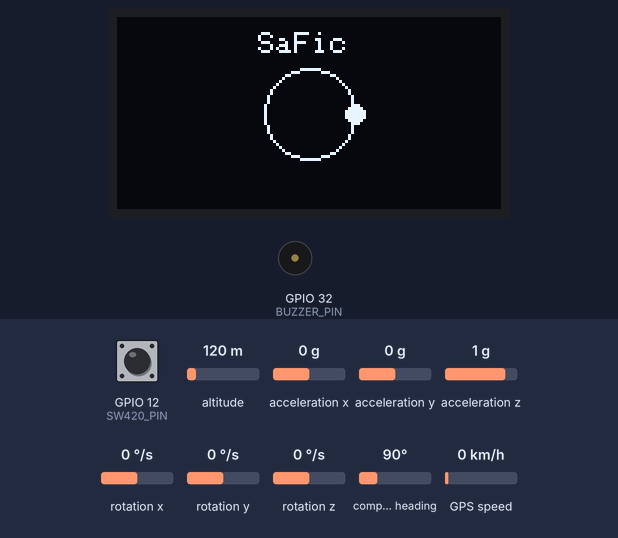
Bench run of a sketch on a simulated ESP32. Shown: 128×64 one-colour display, buzzer (waves = sounding, pin HIGH). The inputs (shaded band) are chosen by the test bench; at power-on: GPIO 12 (SW420_PIN) HIGH, altitude 120 m, acceleration x 0 g, acceleration y 0 g, acceleration z 1 g, rotation x 0 °/s, rotation y 0 °/s, rotation z 0 °/s, compass heading 90°, GPS speed 0 km/h. WiFi joins after 1.5 s; servers stay silent unless stated; uploads are accepted with an empty reply; the GPS gets a fix after 3 s at 37.7749, -122.4194 with 8 satellites; what the sketch prints to the serial monitor is not drawn.

Above: at 0.7 s.
At 3.6 s:
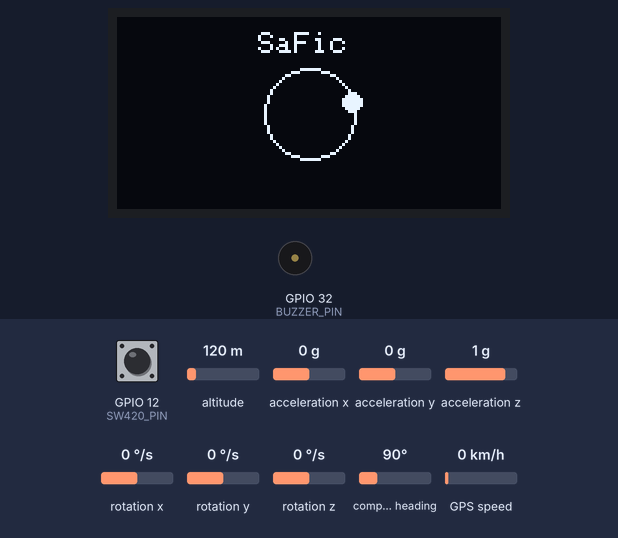
At 5.2 s:
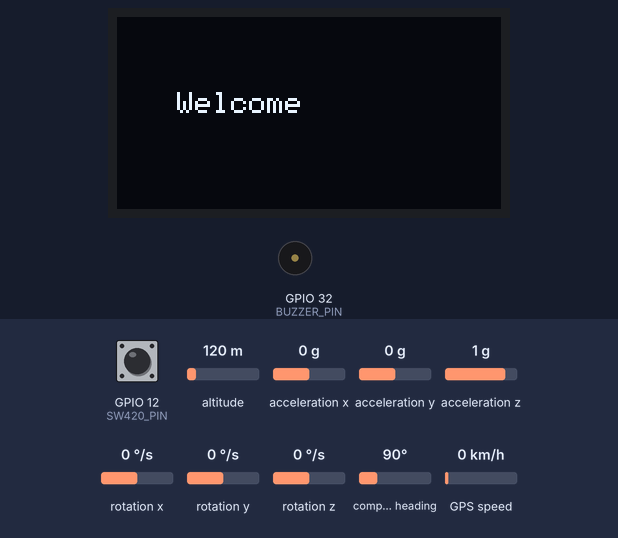
At 16.6 s:
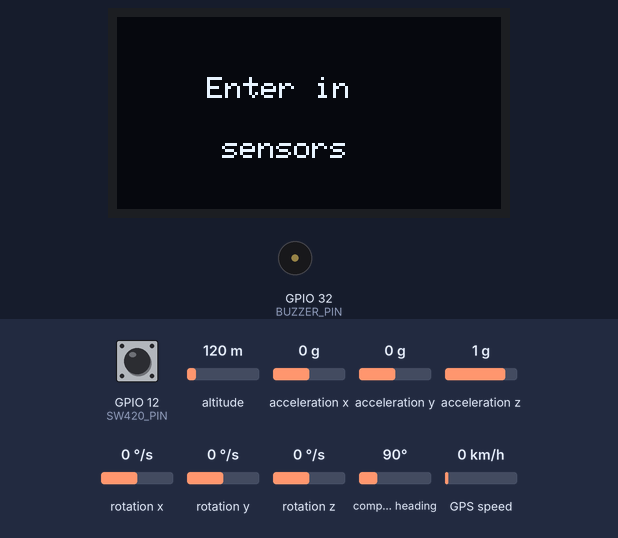
Timing chart, 0 to 18.1 s (numbered marks = the images above):
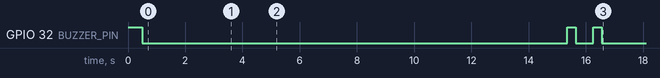

The sketch:

Accident_alarm.ino
```cpp
#include <Wire.h>
#include <Adafruit_GFX.h>
#include <Adafruit_SSD1306.h>
#include <WiFi.h>
#include <HTTPClient.h>
#include <MPU6050_tockn.h>
#include <TinyGPS++.h>

#define SCREEN_WIDTH 128
#define SCREEN_HEIGHT 64
#define OLED_RESET    -1

#define SW420_PIN 12   // Vibration sensor pin
#define BUZZER_PIN 32  // Buzzer pin
#define GPS_RX_PIN 16  // GPS module RX (ESP32 TX)
#define GPS_TX_PIN 17  // GPS module TX (ESP32 RX)
#define DEBOUNCE_DELAY 50 // Debounce delay in milliseconds

const char* ssid = "Almadinah Top Floor";
const char* password = "666work000";
const char* firebaseUrl = ""; // Add your own firebase url

Adafruit_SSD1306 oled(SCREEN_WIDTH, SCREEN_HEIGHT, &Wire, OLED_RESET);
MPU6050 mpu(Wire);
TinyGPSPlus gps;
HardwareSerial gpsSerial(1);

void beep(int duration) {
    digitalWrite(BUZZER_PIN, HIGH);
    delay(duration);
    digitalWrite(BUZZER_PIN, LOW);
    delay(100);
}

int readVibrationSensor() {
    int firstRead = digitalRead(SW420_PIN);
    delay(DEBOUNCE_DELAY);
    int secondRead = digitalRead(SW420_PIN);
    return (firstRead == secondRead) ? secondRead : -1;
}

void readMPU6050(float &ax, float &ay, float &az, float &gx, float &gy, float &gz) {
    mpu.update();
    ax = mpu.getAccX();
    ay = mpu.getAccY();
    az = mpu.getAccZ();
    gx = mpu.getGyroX();
    gy = mpu.getGyroY();
    gz = mpu.getGyroZ();
}

void readGPS(float &latitude, float &longitude) {
    while (gpsSerial.available()) {
        gps.encode(gpsSerial.read());
    }
    if (gps.location.isValid()) {
        latitude = gps.location.lat();
        longitude = gps.location.lng();
    } else {
        latitude = 0.0;
        longitude = 0.0;
    }
}

void showLoadingAnimation() {
    for (int i = 0; i < 24; i++) {
        oled.clearDisplay();
        oled.setTextSize(1);
        oled.setTextColor(WHITE);
        oled.setCursor(47, 5);
        oled.println(F("SaFic"));
        oled.drawCircle(64, 32, 15, WHITE);
        int angle = (i * 15) % 360;
        int dotX = 64 + 15 * cos(angle * PI / 180);
        int dotY = 32 + 15 * sin(angle * PI / 180);
        oled.fillCircle(dotX, dotY, 3, WHITE);
        oled.display();
        delay(100);
    }
}

void showWelcomeMessage() {
    oled.clearDisplay();
    oled.setTextSize(1);
    oled.setTextColor(WHITE);
    oled.setCursor(20, 25);
    oled.println(F("Welcome"));
    oled.display();
    delay(2000);
}

void showNames() {
    const char* names[] = {"Anas Zia", "M.Rashid", "Munawar", "Supv By", "Khan", "Bahadar"};
    for (int i = 0; i < 6; i++) {
        oled.clearDisplay();
        oled.setCursor(20, 25);
        oled.println(names[i]);
        oled.display();
        delay(1000);
    }
}

void showEnterInSensors() {
    oled.clearDisplay();
    oled.setTextSize(1);
    oled.setTextColor(WHITE);
    oled.setCursor(30, 20);
    oled.println(F("Enter in"));
    oled.setCursor(35, 40);
    oled.println(F("sensors"));
    oled.display();
    delay(2000);
    beep(300);
    delay(500);
    beep(300);

    // Calculate MPU6050 offsets after beep
    mpu.calcGyroOffsets(true);
    Serial.println("MPU6050 offsets calculated!");
}

void sendDataToFirebase(int vibrationState, float ax, float ay, float az, float gx, float gy, float gz, float lat, float lon) {
    if (WiFi.status() == WL_CONNECTED) {
        HTTPClient http;
        http.begin(firebaseUrl);
        http.addHeader("Content-Type", "application/json");

        String jsonData = "{";
        jsonData += "\"MPU6050\": {";
        jsonData += "\"AccX\": " + String(ax) + ",";
        jsonData += "\"AccY\": " + String(ay) + ",";
        jsonData += "\"AccZ\": " + String(az) + ",";
        jsonData += "\"GyroX\": " + String(gx) + ",";
        jsonData += "\"GyroY\": " + String(gy) + ",";
        jsonData += "\"GyroZ\": " + String(gz) + "},";
        jsonData += "\"SW420\": " + String(vibrationState) + ",";
        jsonData += "\"GPS\": {";
        jsonData += "\"Latitude\": " + String(lat, 6) + ",";
        jsonData += "\"Longitude\": " + String(lon, 6) + "}";
        jsonData += "}";

        int httpResponseCode = http.PUT(jsonData);
        Serial.print("HTTP Response code: ");
        Serial.println(httpResponseCode);
        http.end();
    } else {
        Serial.println("WiFi Disconnected! Trying to reconnect...");
        WiFi.begin(ssid, password);
    }
}

void setup() {
    Serial.begin(115200);
    pinMode(SW420_PIN, INPUT_PULLUP);
    pinMode(BUZZER_PIN, OUTPUT);
    beep(500);

    if (!oled.begin(SSD1306_SWITCHCAPVCC, 0x3C)) {
        Serial.println("SSD1306 initialization failed!");
        while (1);
    }

    oled.clearDisplay();
    showLoadingAnimation();

    WiFi.begin(ssid, password);
    Serial.print("Connecting to WiFi...");
    while (WiFi.status() != WL_CONNECTED) {
        delay(500);
        Serial.print(".");
    }
    Serial.println("\nWiFi connected!");

    Wire.begin();
    mpu.begin();
    Serial.println("MPU6050 connected!");

    gpsSerial.begin(9600, SERIAL_8N1, GPS_RX_PIN, GPS_TX_PIN);
    Serial.println("GPS initialized!");

    showWelcomeMessage();
    showNames();
    showEnterInSensors();
}

void loop() {
    int vibrationState = readVibrationSensor();
    float ax, ay, az, gx, gy, gz;
    float latitude = 0.0, longitude = 0.0;

    readMPU6050(ax, ay, az, gx, gy, gz);
    readGPS(latitude, longitude);

    Serial.print("SW420: "); Serial.print(vibrationState);
    Serial.print(" | AccX: "); Serial.print(ax);
    Serial.print(" AccY: "); Serial.print(ay);
    Serial.print(" AccZ: "); Serial.print(az);
    Serial.print(" | GyroX: "); Serial.print(gx);
    Serial.print(" GyroY: "); Serial.print(gy);
    Serial.print(" GyroZ: "); Serial.print(gz);
    Serial.print(" | GPS: Lat: "); Serial.print(latitude, 6);
    Serial.print(" Lon: "); Serial.println(longitude, 6);

    sendDataToFirebase(vibrationState, ax, ay, az, gx, gy, gz, latitude, longitude);

    delay(1000);
}
```

Measured:
- what the display in image 1 shows lasts 1.7 s, from 3.5 s to 5.2 s
- what the display in image 2 shows lasts 2.0 s, from 5.2 s to 7.2 s
